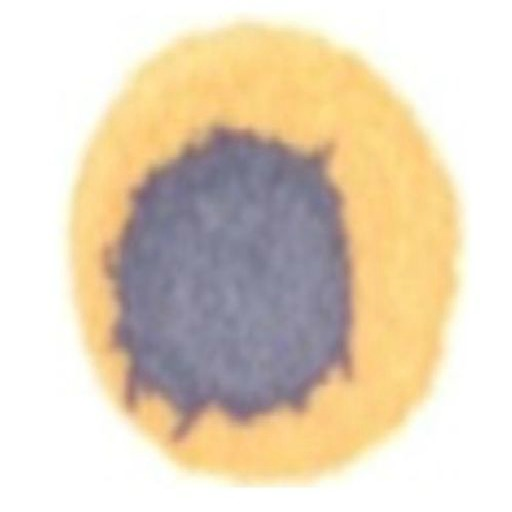
#> input picture Server/Images/Co8.jpg, 512 x 512 px
$ python cluster.py
#> lines starting #> are read from the running program, lines starting #| are printed output that depends on the picture; after the words box and inside, x2 and y2 are one past the last pixel; in counts of white or black regions, pixels touching at a corner belong together
import cv2
import numpy as np
from sklearn.cluster import KMeans

img=cv2.imread("Images/Co8.jpg")
#> img is the input picture: shape (512, 512, 3); mean B, G, R 190.9, 212.1, 226.3

points = []
for i in range(0,img.shape[0]):
    for j in range(0,img.shape[1]):
        if not (img[i][j][0]==255 and img[i][j][1]==255 and  img[i][j][2]==255) and not (img[i][j][0]==0 and img[i][j][1]==0 and img[i][j][2]==0):
            RGBdis=3*img[i][j][0]*img[i][j][0]+4*img[i][j][1]*img[i][j][1]+2*img[i][j][2]*img[i][j][2]
            points.append([i,j,RGBdis])
#> after the loop, points = 182297 items

fi = open("points8.txt", "w+")
for i in points:
    img[i[0]][i[1]][0]=0
    img[i[0]][i[1]][1]=0
    img[i[0]][i[1]][2]=0

    fi.write(str(i)+'\n')
#> this loop made 182297 passes
#> i on passes 1 to 3: [0, 224, 581161], [0, 225, 581161], [0, 226, 581161]
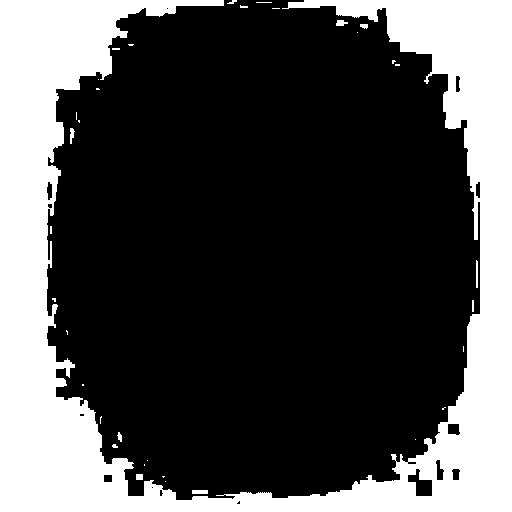
#> img: shape (512, 512, 3); 30.5% white; 35 white regions (25 under 20 px), largest, box (x1, y1, x2, y2) and area: (0, 0, 512, 512) 79277, (192, 490, 208, 494) 64, (476, 260, 478, 288) 55
fi.close()

'''cv2.namedWindow('img', cv2.WINDOW_KEEPRATIO)
cv2.imshow('img',img)
cv2.waitKey(0)
cv2.destroyAllWindows()'''

$ run again, with Server/Images/Co3.jpg copied over Server/Images/Co8.jpg
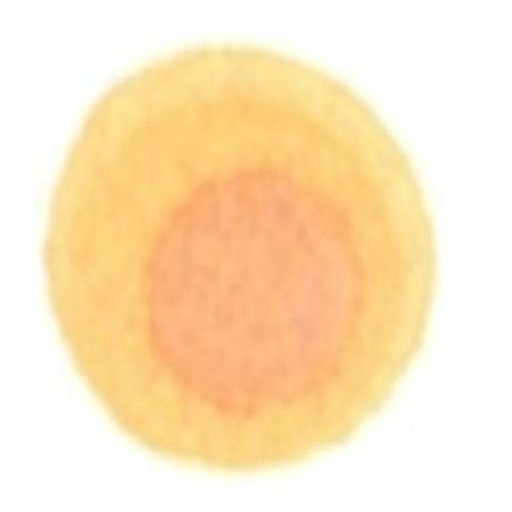
#> input picture Server/Images/Co3.jpg, 512 x 512 px
#> img is the input picture: shape (512, 512, 3); mean B, G, R 193.2, 229.1, 252.8
#> after the loop `for i in range(0,img.shape[0]):`: points = 164334 items
#> the loop `for i in points:` made 164334 passes
#> i on passes 1 to 3: [16, 256, 582177], [16, 257, 582177], [16, 258, 582177]
#> after the loop `for i in points:`:
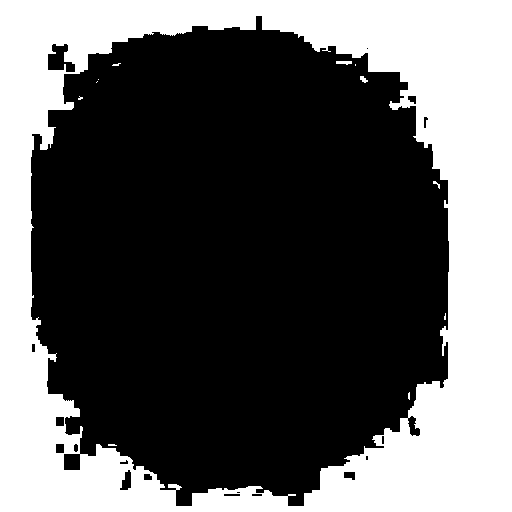
#> img: shape (512, 512, 3); 37.3% white; 12 white regions (8 under 20 px), largest, box (x1, y1, x2, y2) and area: (0, 0, 512, 512) 97630, (336, 61, 352, 65) 50, (360, 76, 368, 83) 34, (433, 181, 440, 189) 22
